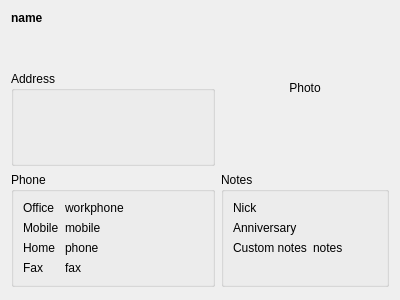
<?xml version="1.0" encoding="UTF-8"?>
<ui version="4.0">
 <class>OneContact</class>
 <widget class="QWidget" name="OneContact">
  <property name="geometry">
   <rect>
    <x>0</x>
    <y>0</y>
    <width>400</width>
    <height>300</height>
   </rect>
  </property>
  <property name="windowTitle">
   <string>BE::Contacts</string>
  </property>
  <layout class="QGridLayout" name="gridLayout_2">
   <item row="0" column="0" rowspan="2">
    <layout class="QVBoxLayout" name="verticalLayout">
     <item>
      <widget class="QLabel" name="name">
       <property name="font">
        <font>
         <weight>75</weight>
         <bold>true</bold>
        </font>
       </property>
       <property name="cursor">
        <cursorShape>IBeamCursor</cursorShape>
       </property>
       <property name="focusPolicy">
        <enum>Qt::TabFocus</enum>
       </property>
       <property name="text">
        <string>name</string>
       </property>
       <property name="textFormat">
        <enum>Qt::PlainText</enum>
       </property>
       <property name="textInteractionFlags">
        <set>Qt::LinksAccessibleByMouse|Qt::TextEditable|Qt::TextEditorInteraction|Qt::TextSelectableByKeyboard|Qt::TextSelectableByMouse</set>
       </property>
      </widget>
     </item>
     <item>
      <widget class="QLabel" name="mail">
       <property name="cursor">
        <cursorShape>IBeamCursor</cursorShape>
       </property>
       <property name="focusPolicy">
        <enum>Qt::TabFocus</enum>
       </property>
       <property name="text">
        <string>&lt;Mail&gt;</string>
       </property>
       <property name="textFormat">
        <enum>Qt::AutoText</enum>
       </property>
       <property name="textInteractionFlags">
        <set>Qt::LinksAccessibleByMouse|Qt::TextEditable|Qt::TextEditorInteraction|Qt::TextSelectableByKeyboard|Qt::TextSelectableByMouse</set>
       </property>
      </widget>
     </item>
     <item>
      <widget class="QLabel" name="url">
       <property name="cursor">
        <cursorShape>IBeamCursor</cursorShape>
       </property>
       <property name="focusPolicy">
        <enum>Qt::TabFocus</enum>
       </property>
       <property name="text">
        <string>&lt;Internet&gt;</string>
       </property>
       <property name="textFormat">
        <enum>Qt::AutoText</enum>
       </property>
       <property name="textInteractionFlags">
        <set>Qt::LinksAccessibleByMouse|Qt::TextEditable|Qt::TextEditorInteraction|Qt::TextSelectableByKeyboard|Qt::TextSelectableByMouse</set>
       </property>
      </widget>
     </item>
    </layout>
   </item>
   <item row="2" column="0">
    <widget class="QGroupBox" name="groupBox">
     <property name="title">
      <string>Address</string>
     </property>
     <property name="flat">
      <bool>true</bool>
     </property>
     <layout class="QGridLayout" name="gridLayout">
      <item row="2" column="1">
       <widget class="QLabel" name="country">
        <property name="sizePolicy">
         <sizepolicy hsizetype="MinimumExpanding" vsizetype="Preferred">
          <horstretch>0</horstretch>
          <verstretch>0</verstretch>
         </sizepolicy>
        </property>
        <property name="cursor">
         <cursorShape>IBeamCursor</cursorShape>
        </property>
        <property name="focusPolicy">
         <enum>Qt::TabFocus</enum>
        </property>
        <property name="text">
         <string>&lt;country&gt;</string>
        </property>
        <property name="textFormat">
         <enum>Qt::PlainText</enum>
        </property>
        <property name="textInteractionFlags">
         <set>Qt::LinksAccessibleByMouse|Qt::TextEditable|Qt::TextEditorInteraction|Qt::TextSelectableByKeyboard|Qt::TextSelectableByMouse</set>
        </property>
       </widget>
      </item>
      <item row="2" column="0">
       <widget class="QLabel" name="state">
        <property name="cursor">
         <cursorShape>IBeamCursor</cursorShape>
        </property>
        <property name="focusPolicy">
         <enum>Qt::TabFocus</enum>
        </property>
        <property name="text">
         <string>&lt;state&gt;</string>
        </property>
        <property name="textFormat">
         <enum>Qt::PlainText</enum>
        </property>
        <property name="textInteractionFlags">
         <set>Qt::LinksAccessibleByMouse|Qt::TextEditable|Qt::TextEditorInteraction|Qt::TextSelectableByKeyboard|Qt::TextSelectableByMouse</set>
        </property>
       </widget>
      </item>
      <item row="1" column="1">
       <widget class="QLabel" name="city">
        <property name="sizePolicy">
         <sizepolicy hsizetype="MinimumExpanding" vsizetype="Preferred">
          <horstretch>0</horstretch>
          <verstretch>0</verstretch>
         </sizepolicy>
        </property>
        <property name="cursor">
         <cursorShape>IBeamCursor</cursorShape>
        </property>
        <property name="focusPolicy">
         <enum>Qt::TabFocus</enum>
        </property>
        <property name="text">
         <string>&lt;city&gt;</string>
        </property>
        <property name="textFormat">
         <enum>Qt::PlainText</enum>
        </property>
        <property name="textInteractionFlags">
         <set>Qt::LinksAccessibleByMouse|Qt::TextEditable|Qt::TextEditorInteraction|Qt::TextSelectableByKeyboard|Qt::TextSelectableByMouse</set>
        </property>
       </widget>
      </item>
      <item row="1" column="0">
       <widget class="QLabel" name="zip">
        <property name="cursor">
         <cursorShape>IBeamCursor</cursorShape>
        </property>
        <property name="focusPolicy">
         <enum>Qt::TabFocus</enum>
        </property>
        <property name="text">
         <string>&lt;zip&gt;</string>
        </property>
        <property name="textFormat">
         <enum>Qt::PlainText</enum>
        </property>
        <property name="textInteractionFlags">
         <set>Qt::LinksAccessibleByMouse|Qt::TextEditable|Qt::TextEditorInteraction|Qt::TextSelectableByKeyboard|Qt::TextSelectableByMouse</set>
        </property>
       </widget>
      </item>
      <item row="0" column="0" colspan="3">
       <widget class="QLabel" name="address">
        <property name="cursor">
         <cursorShape>IBeamCursor</cursorShape>
        </property>
        <property name="focusPolicy">
         <enum>Qt::TabFocus</enum>
        </property>
        <property name="text">
         <string>&lt;address&gt;</string>
        </property>
        <property name="textFormat">
         <enum>Qt::PlainText</enum>
        </property>
        <property name="textInteractionFlags">
         <set>Qt::LinksAccessibleByMouse|Qt::TextEditable|Qt::TextEditorInteraction|Qt::TextSelectableByKeyboard|Qt::TextSelectableByMouse</set>
        </property>
       </widget>
      </item>
     </layout>
    </widget>
   </item>
   <item row="3" column="0">
    <widget class="QGroupBox" name="groupBox_2">
     <property name="title">
      <string>Phone</string>
     </property>
     <property name="flat">
      <bool>true</bool>
     </property>
     <layout class="QFormLayout" name="formLayout">
      <item row="0" column="0">
       <widget class="QLabel" name="label">
        <property name="text">
         <string>Office</string>
        </property>
        <property name="textFormat">
         <enum>Qt::PlainText</enum>
        </property>
       </widget>
      </item>
      <item row="0" column="1">
       <widget class="QLabel" name="workphone">
        <property name="minimumSize">
         <size>
          <width>64</width>
          <height>0</height>
         </size>
        </property>
        <property name="cursor">
         <cursorShape>IBeamCursor</cursorShape>
        </property>
        <property name="focusPolicy">
         <enum>Qt::TabFocus</enum>
        </property>
        <property name="text">
         <string>workphone</string>
        </property>
        <property name="textFormat">
         <enum>Qt::PlainText</enum>
        </property>
        <property name="textInteractionFlags">
         <set>Qt::LinksAccessibleByMouse|Qt::TextEditable|Qt::TextEditorInteraction|Qt::TextSelectableByKeyboard|Qt::TextSelectableByMouse</set>
        </property>
       </widget>
      </item>
      <item row="2" column="0">
       <widget class="QLabel" name="label_2">
        <property name="text">
         <string>Mobile</string>
        </property>
        <property name="textFormat">
         <enum>Qt::PlainText</enum>
        </property>
       </widget>
      </item>
      <item row="2" column="1">
       <widget class="QLabel" name="mobile">
        <property name="minimumSize">
         <size>
          <width>64</width>
          <height>0</height>
         </size>
        </property>
        <property name="cursor">
         <cursorShape>IBeamCursor</cursorShape>
        </property>
        <property name="focusPolicy">
         <enum>Qt::TabFocus</enum>
        </property>
        <property name="text">
         <string>mobile</string>
        </property>
        <property name="textFormat">
         <enum>Qt::PlainText</enum>
        </property>
        <property name="textInteractionFlags">
         <set>Qt::LinksAccessibleByMouse|Qt::TextEditable|Qt::TextEditorInteraction|Qt::TextSelectableByKeyboard|Qt::TextSelectableByMouse</set>
        </property>
       </widget>
      </item>
      <item row="3" column="0">
       <widget class="QLabel" name="label_3">
        <property name="text">
         <string>Home</string>
        </property>
        <property name="textFormat">
         <enum>Qt::PlainText</enum>
        </property>
       </widget>
      </item>
      <item row="3" column="1">
       <widget class="QLabel" name="phone">
        <property name="minimumSize">
         <size>
          <width>64</width>
          <height>0</height>
         </size>
        </property>
        <property name="cursor">
         <cursorShape>IBeamCursor</cursorShape>
        </property>
        <property name="focusPolicy">
         <enum>Qt::TabFocus</enum>
        </property>
        <property name="text">
         <string>phone</string>
        </property>
        <property name="textFormat">
         <enum>Qt::PlainText</enum>
        </property>
        <property name="textInteractionFlags">
         <set>Qt::LinksAccessibleByMouse|Qt::TextEditable|Qt::TextEditorInteraction|Qt::TextSelectableByKeyboard|Qt::TextSelectableByMouse</set>
        </property>
       </widget>
      </item>
      <item row="5" column="0">
       <widget class="QLabel" name="label_4">
        <property name="text">
         <string>Fax</string>
        </property>
        <property name="textFormat">
         <enum>Qt::PlainText</enum>
        </property>
       </widget>
      </item>
      <item row="5" column="1">
       <widget class="QLabel" name="fax">
        <property name="minimumSize">
         <size>
          <width>64</width>
          <height>0</height>
         </size>
        </property>
        <property name="cursor">
         <cursorShape>IBeamCursor</cursorShape>
        </property>
        <property name="focusPolicy">
         <enum>Qt::TabFocus</enum>
        </property>
        <property name="text">
         <string>fax</string>
        </property>
        <property name="textFormat">
         <enum>Qt::PlainText</enum>
        </property>
        <property name="textInteractionFlags">
         <set>Qt::LinksAccessibleByMouse|Qt::TextEditable|Qt::TextEditorInteraction|Qt::TextSelectableByKeyboard|Qt::TextSelectableByMouse</set>
        </property>
       </widget>
      </item>
     </layout>
    </widget>
   </item>
   <item row="3" column="1">
    <widget class="QGroupBox" name="groupBox_3">
     <property name="title">
      <string>Notes</string>
     </property>
     <property name="flat">
      <bool>true</bool>
     </property>
     <layout class="QFormLayout" name="formLayout_2">
      <item row="0" column="0">
       <widget class="QLabel" name="label_6">
        <property name="text">
         <string>Nick</string>
        </property>
       </widget>
      </item>
      <item row="0" column="1">
       <widget class="QLabel" name="nick">
        <property name="minimumSize">
         <size>
          <width>64</width>
          <height>0</height>
         </size>
        </property>
        <property name="cursor">
         <cursorShape>IBeamCursor</cursorShape>
        </property>
        <property name="focusPolicy">
         <enum>Qt::TabFocus</enum>
        </property>
        <property name="text">
         <string>&lt;nick&gt;</string>
        </property>
        <property name="textFormat">
         <enum>Qt::PlainText</enum>
        </property>
        <property name="textInteractionFlags">
         <set>Qt::LinksAccessibleByMouse|Qt::TextEditable|Qt::TextEditorInteraction|Qt::TextSelectableByKeyboard|Qt::TextSelectableByMouse</set>
        </property>
       </widget>
      </item>
      <item row="1" column="0">
       <widget class="QLabel" name="label_7">
        <property name="text">
         <string>Anniversary</string>
        </property>
       </widget>
      </item>
      <item row="1" column="1">
       <widget class="QLabel" name="anniversary">
        <property name="minimumSize">
         <size>
          <width>64</width>
          <height>0</height>
         </size>
        </property>
        <property name="cursor">
         <cursorShape>IBeamCursor</cursorShape>
        </property>
        <property name="focusPolicy">
         <enum>Qt::TabFocus</enum>
        </property>
        <property name="text">
         <string>&lt;anniversary&gt;</string>
        </property>
        <property name="textFormat">
         <enum>Qt::PlainText</enum>
        </property>
        <property name="textInteractionFlags">
         <set>Qt::LinksAccessibleByMouse|Qt::TextEditable|Qt::TextEditorInteraction|Qt::TextSelectableByKeyboard|Qt::TextSelectableByMouse</set>
        </property>
       </widget>
      </item>
      <item row="2" column="0">
       <widget class="QLabel" name="label_8">
        <property name="text">
         <string>Custom notes</string>
        </property>
       </widget>
      </item>
      <item row="2" column="1">
       <widget class="QLabel" name="notes">
        <property name="minimumSize">
         <size>
          <width>64</width>
          <height>0</height>
         </size>
        </property>
        <property name="cursor">
         <cursorShape>IBeamCursor</cursorShape>
        </property>
        <property name="focusPolicy">
         <enum>Qt::TabFocus</enum>
        </property>
        <property name="text">
         <string>notes</string>
        </property>
        <property name="textFormat">
         <enum>Qt::PlainText</enum>
        </property>
        <property name="textInteractionFlags">
         <set>Qt::LinksAccessibleByMouse|Qt::TextEditable|Qt::TextEditorInteraction|Qt::TextSelectableByKeyboard|Qt::TextSelectableByMouse</set>
        </property>
       </widget>
      </item>
     </layout>
    </widget>
   </item>
   <item row="4" column="0" colspan="2">
    <spacer name="verticalSpacer">
     <property name="orientation">
      <enum>Qt::Vertical</enum>
     </property>
     <property name="sizeHint" stdset="0">
      <size>
       <width>20</width>
       <height>40</height>
      </size>
     </property>
    </spacer>
   </item>
   <item row="0" column="1" rowspan="3">
    <widget class="QLabel" name="photo">
     <property name="focusPolicy">
      <enum>Qt::StrongFocus</enum>
     </property>
     <property name="acceptDrops">
      <bool>true</bool>
     </property>
     <property name="text">
      <string>Photo</string>
     </property>
     <property name="alignment">
      <set>Qt::AlignCenter</set>
     </property>
    </widget>
   </item>
  </layout>
 </widget>
 <tabstops>
  <tabstop>name</tabstop>
  <tabstop>mail</tabstop>
  <tabstop>url</tabstop>
  <tabstop>address</tabstop>
  <tabstop>zip</tabstop>
  <tabstop>city</tabstop>
  <tabstop>state</tabstop>
  <tabstop>country</tabstop>
  <tabstop>workphone</tabstop>
  <tabstop>mobile</tabstop>
  <tabstop>phone</tabstop>
  <tabstop>fax</tabstop>
  <tabstop>nick</tabstop>
  <tabstop>anniversary</tabstop>
  <tabstop>notes</tabstop>
  <tabstop>photo</tabstop>
 </tabstops>
 <resources/>
 <connections/>
</ui>
